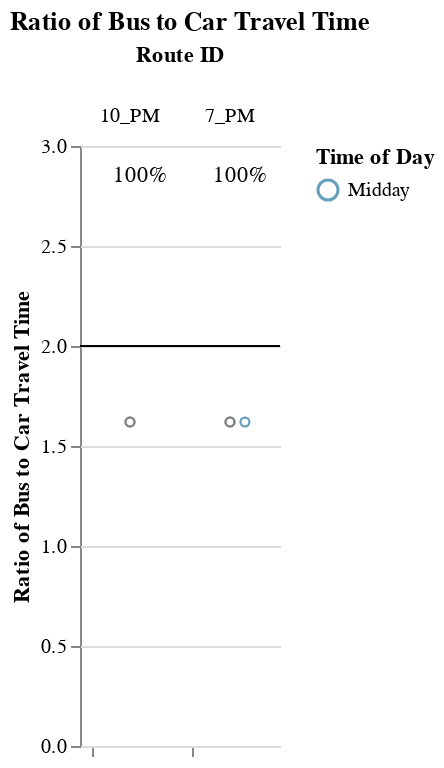
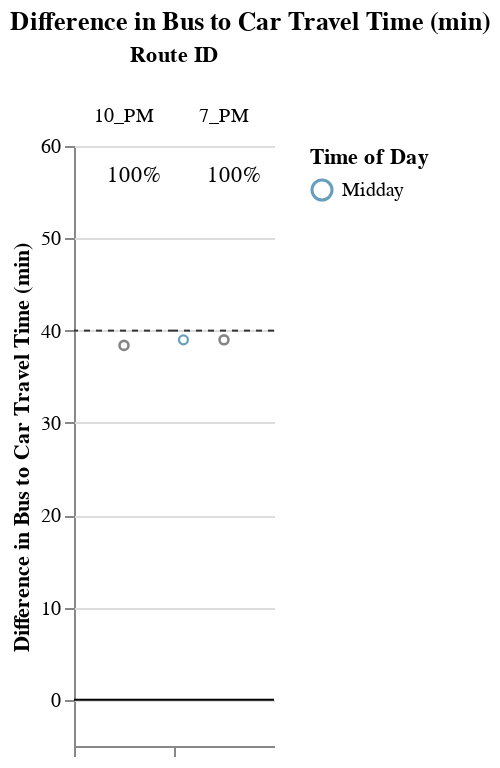

Here is the notebook cell these charts were saved with, in order:
### Markdown cell above
### Long Routes (> 1.5 hrs)

### Code cell
route_group = "long"
display_charts_for_route_group(df, route_group)

### Figure 1 — Vega-Lite specification as saved in the notebook (floating-point values rounded to 4 significant figures)
{"config": {"view": {"continuousWidth": 400, "continuousHeight": 300, "stroke": null}, "facet": {"spacing": 0}}, "data": {"name": "data-2238eb9a0276d42e5f41f8b00e4ffc9c"}, "facet": {"column": {"field": "route_id2", "sort": ["10_PM", "7_PM"], "title": "Route ID", "type": "nominal"}}, "spec": {"layer": [{"mark": "rule", "encoding": {"color": {"value": "black"}, "y": {"field": "cutoff", "type": "quantitative"}}, "selection": {"selector003": {"type": "interval", "bind": "scales", "encodings": ["x", "y"]}}}, {"mark": {"type": "point", "opacity": 0.65, "size": 20, "strokeWidth": 1.1}, "encoding": {"color": {"field": "time_of_day", "scale": {"range": ["#136C97", "#E16B26", "#F6BF16", "#00896B", "#7790A3", "#5B559C"]}, "sort": ["AM Peak", "Midday", "PM Peak", "Owl Service"], "title": "Time of Day", "type": "nominal"}, "tooltip": [{"field": "route_id2", "title": "route_id", "type": "nominal"}, {"field": "route_name", "type": "nominal"}, {"field": "trip_id", "type": "nominal"}, {"field": "service_hours", "type": "quantitative"}, {"field": "car_duration_hours", "type": "quantitative"}, {"field": "bus_multiplier", "type": "quantitative"}, {"field": "bus_difference", "type": "quantitative"}, {"field": "num_trips", "type": "quantitative"}, {"field": "num_competitive", "type": "quantitative"}, {"field": "pct_trips_competitive", "type": "quantitative"}, {"field": "pct_below_cutoff", "type": "quantitative"}, {"field": "p25", "type": "quantitative"}, {"field": "p50", "type": "quantitative"}, {"field": "p75", "type": "quantitative"}], "x": {"axis": {"grid": false, "labels": false, "ticks": true, "values": [0]}, "field": "jitter", "scale": {}, "title": null, "type": "quantitative"}, "y": {"field": "bus_multiplier", "scale": {"domain": [0, 3.0]}, "title": "Ratio of Bus to Car Travel Time", "type": "quantitative"}}, "transform": [{"calculate": "sqrt(-2*log(random()))*cos(2*PI*random())", "as": "jitter"}], "width": 50}, {"layer": [{"mark": {"type": "point", "opacity": 0.6, "size": 20, "strokeWidth": 1.3}, "encoding": {"color": {"value": "#323434"}, "y": {"field": "bus_multiplier", "type": "quantitative"}}, "transform": [{"filter": "(datum.p50_trip === 1)"}]}, {"mark": {"type": "text", "align": "center", "baseline": "middle"}, "encoding": {"color": {"value": "black"}, "text": {"field": "pct_trips_competitive", "format": ".0%", "type": "quantitative"}, "tooltip": [{"field": "route_id2", "title": "route_id", "type": "nominal"}, {"field": "route_name", "type": "nominal"}, {"field": "trip_id", "type": "nominal"}, {"field": "service_hours", "type": "quantitative"}, {"field": "car_duration_hours", "type": "quantitative"}, {"field": "bus_multiplier", "type": "quantitative"}, {"field": "bus_difference", "type": "quantitative"}, {"field": "num_trips", "type": "quantitative"}, {"field": "num_competitive", "type": "quantitative"}, {"field": "pct_trips_competitive", "type": "quantitative"}, {"field": "pct_below_cutoff", "type": "quantitative"}, {"field": "p25", "type": "quantitative"}, {"field": "p50", "type": "quantitative"}, {"field": "p75", "type": "quantitative"}], "x": {"value": 30}, "y": {"value": 15}}, "transform": [{"calculate": "sqrt(-2*log(random()))*cos(2*PI*random())", "as": "jitter"}, {"filter": "(datum.fastest_trip === 1)"}]}]}]}, "resolve": {"scale": {"y": "shared"}}, "title": "Ratio of Bus to Car Travel Time", "$schema": "https://vega.github.io/schema/vega-lite/v4.17.0.json", "datasets": {"data-2238eb9a0276d42e5f41f8b00e4ffc9c": [{"calitp_itp_id": 271, "trip_key": -803357149491519151, "trip_id": "936512", "shape_id": "38256", "route_id": "10_PM", "service_hours": 1.67, "trip_first_departure_ts": 59820, "trip_last_arrival_ts": 65820, "departure_hour": 16, "time_of_day": "Midday", "p25": 1.67, "p50": 1.67, "p75": 1.67, "p50_trip": 1, "fastest_trip": 1, "car_duration_hours": 1.03, "competitive_route": 1, "bus_multiplier": 1.62, "bus_difference": 38.4, "num_trips": 1, "num_competitive": 1, "pct_trips_competitive": 1.0, "bus_difference_spread": 0.0, "route_group": "long", "max_trip_hrs": 1.67, "max_trip_route_group": 1.67, "below_cutoff": 1, "pct_below_cutoff": 1.0, "calitp_agency_name": "Roseville Transit", "caltrans_district": "03 - Marysville", "route_name": "Pm Commuter 10", "route_short_name": "10_PM", "route_id2": "10_PM", "cutoff2": 40, "cutoff": 2}, {"calitp_itp_id": 271, "trip_key": -116889362618023594, "trip_id": "936536", "shape_id": "38269", "route_id": "7_PM", "service_hours": 1.7, "trip_first_departure_ts": 57000, "trip_last_arrival_ts": 63120, "departure_hour": 15, "time_of_day": "Midday", "p25": 1.7, "p50": 1.7, "p75": 1.7, "p50_trip": 1, "fastest_trip": 1, "car_duration_hours": 1.05, "competitive_route": 1, "bus_multiplier": 1.62, "bus_difference": 39.0, "num_trips": 1, "num_competitive": 1, "pct_trips_competitive": 1.0, "bus_difference_spread": 0.0, "route_group": "long", "max_trip_hrs": 1.7, "max_trip_route_group": 1.7, "below_cutoff": 1, "pct_below_cutoff": 1.0, "calitp_agency_name": "Roseville Transit", "caltrans_district": "03 - Marysville", "route_name": "Pm Commuter 7", "route_short_name": "7_PM", "route_id2": "7_PM", "cutoff2": 40, "cutoff": 2}]}}

### Figure 2 — Vega-Lite specification as saved in the notebook (floating-point values rounded to 4 significant figures)
{"config": {"view": {"continuousWidth": 400, "continuousHeight": 300, "stroke": null}, "facet": {"spacing": 0}}, "data": {"name": "data-07f89c45c19ffee75e0e16c6c072bb20"}, "facet": {"column": {"field": "route_id2", "sort": ["10_PM", "7_PM"], "title": "Route ID", "type": "nominal"}}, "spec": {"layer": [{"mark": "rule", "encoding": {"color": {"value": "black"}, "y": {"field": "cutoff", "type": "quantitative"}}, "selection": {"selector004": {"type": "interval", "bind": "scales", "encodings": ["x", "y"]}}}, {"mark": {"type": "rule", "strokeDash": [3, 3]}, "encoding": {"color": {"value": "#323434"}, "y": {"field": "cutoff2", "type": "quantitative"}}}, {"mark": {"type": "point", "opacity": 0.65, "size": 20, "strokeWidth": 1.1}, "encoding": {"color": {"field": "time_of_day", "scale": {"range": ["#136C97", "#E16B26", "#F6BF16", "#00896B", "#7790A3", "#5B559C"]}, "sort": ["AM Peak", "Midday", "PM Peak", "Owl Service"], "title": "Time of Day", "type": "nominal"}, "tooltip": [{"field": "route_id2", "title": "route_id", "type": "nominal"}, {"field": "route_name", "type": "nominal"}, {"field": "trip_id", "type": "nominal"}, {"field": "service_hours", "type": "quantitative"}, {"field": "car_duration_hours", "type": "quantitative"}, {"field": "bus_multiplier", "type": "quantitative"}, {"field": "bus_difference", "type": "quantitative"}, {"field": "num_trips", "type": "quantitative"}, {"field": "num_competitive", "type": "quantitative"}, {"field": "pct_trips_competitive", "type": "quantitative"}, {"field": "pct_below_cutoff", "type": "quantitative"}, {"field": "p25", "type": "quantitative"}, {"field": "p50", "type": "quantitative"}, {"field": "p75", "type": "quantitative"}], "x": {"axis": {"grid": false, "labels": false, "ticks": true, "values": [0]}, "field": "jitter", "scale": {}, "title": null, "type": "quantitative"}, "y": {"field": "bus_difference", "scale": {"domain": [-5, 57.6]}, "title": "Difference in Bus to Car Travel Time (min)", "type": "quantitative"}}, "transform": [{"calculate": "sqrt(-2*log(random()))*cos(2*PI*random())", "as": "jitter"}], "width": 50}, {"layer": [{"mark": {"type": "point", "opacity": 0.6, "size": 20, "strokeWidth": 1.3}, "encoding": {"color": {"value": "#323434"}, "y": {"field": "bus_difference", "type": "quantitative"}}, "transform": [{"filter": "(datum.p50_trip === 1)"}]}, {"mark": {"type": "text", "align": "center", "baseline": "middle"}, "encoding": {"color": {"value": "black"}, "text": {"field": "pct_trips_competitive", "format": ".0%", "type": "quantitative"}, "tooltip": [{"field": "route_id2", "title": "route_id", "type": "nominal"}, {"field": "route_name", "type": "nominal"}, {"field": "trip_id", "type": "nominal"}, {"field": "service_hours", "type": "quantitative"}, {"field": "car_duration_hours", "type": "quantitative"}, {"field": "bus_multiplier", "type": "quantitative"}, {"field": "bus_difference", "type": "quantitative"}, {"field": "num_trips", "type": "quantitative"}, {"field": "num_competitive", "type": "quantitative"}, {"field": "pct_trips_competitive", "type": "quantitative"}, {"field": "pct_below_cutoff", "type": "quantitative"}, {"field": "p25", "type": "quantitative"}, {"field": "p50", "type": "quantitative"}, {"field": "p75", "type": "quantitative"}], "x": {"value": 30}, "y": {"value": 15}}, "transform": [{"calculate": "sqrt(-2*log(random()))*cos(2*PI*random())", "as": "jitter"}, {"filter": "(datum.fastest_trip === 1)"}]}]}]}, "resolve": {"scale": {"y": "shared"}}, "title": "Difference in Bus to Car Travel Time (min)", "$schema": "https://vega.github.io/schema/vega-lite/v4.17.0.json", "datasets": {"data-07f89c45c19ffee75e0e16c6c072bb20": [{"calitp_itp_id": 271, "trip_key": -803357149491519151, "trip_id": "936512", "shape_id": "38256", "route_id": "10_PM", "service_hours": 1.67, "trip_first_departure_ts": 59820, "trip_last_arrival_ts": 65820, "departure_hour": 16, "time_of_day": "Midday", "p25": 1.67, "p50": 1.67, "p75": 1.67, "p50_trip": 1, "fastest_trip": 1, "car_duration_hours": 1.03, "competitive_route": 1, "bus_multiplier": 1.62, "bus_difference": 38.4, "num_trips": 1, "num_competitive": 1, "pct_trips_competitive": 1.0, "bus_difference_spread": 0.0, "route_group": "long", "max_trip_hrs": 1.67, "max_trip_route_group": 1.67, "below_cutoff": 1, "pct_below_cutoff": 1.0, "calitp_agency_name": "Roseville Transit", "caltrans_district": "03 - Marysville", "route_name": "Pm Commuter 10", "route_short_name": "10_PM", "route_id2": "10_PM", "cutoff2": 40, "cutoff": 0}, {"calitp_itp_id": 271, "trip_key": -116889362618023594, "trip_id": "936536", "shape_id": "38269", "route_id": "7_PM", "service_hours": 1.7, "trip_first_departure_ts": 57000, "trip_last_arrival_ts": 63120, "departure_hour": 15, "time_of_day": "Midday", "p25": 1.7, "p50": 1.7, "p75": 1.7, "p50_trip": 1, "fastest_trip": 1, "car_duration_hours": 1.05, "competitive_route": 1, "bus_multiplier": 1.62, "bus_difference": 39.0, "num_trips": 1, "num_competitive": 1, "pct_trips_competitive": 1.0, "bus_difference_spread": 0.0, "route_group": "long", "max_trip_hrs": 1.7, "max_trip_route_group": 1.7, "below_cutoff": 1, "pct_below_cutoff": 1.0, "calitp_agency_name": "Roseville Transit", "caltrans_district": "03 - Marysville", "route_name": "Pm Commuter 7", "route_short_name": "7_PM", "route_id2": "7_PM", "cutoff2": 40, "cutoff": 0}]}}
